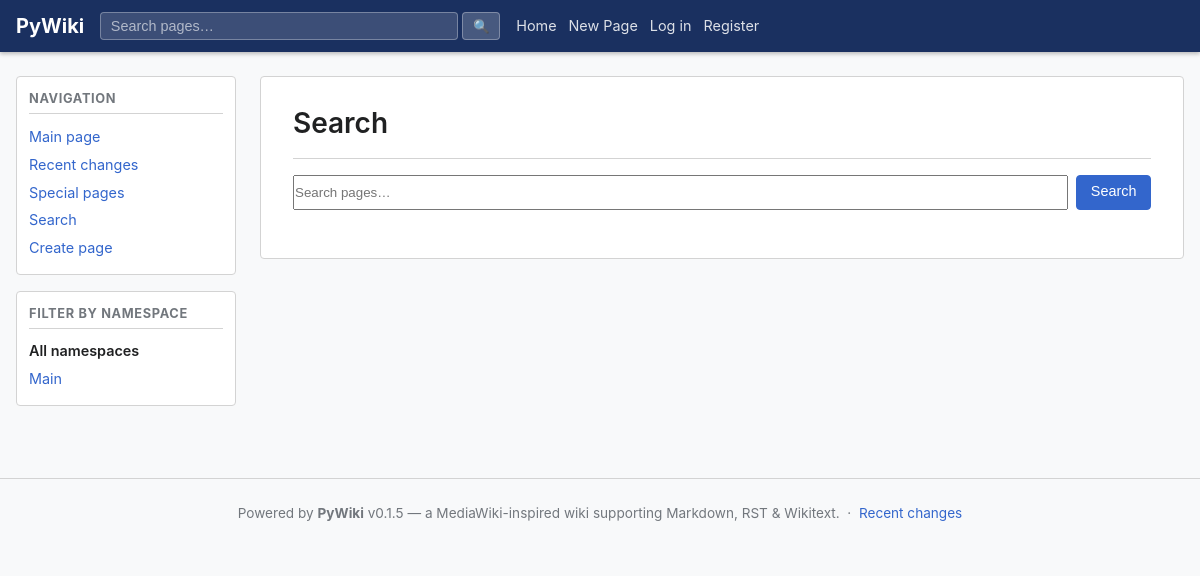
The page /search on the database as committed earlier.
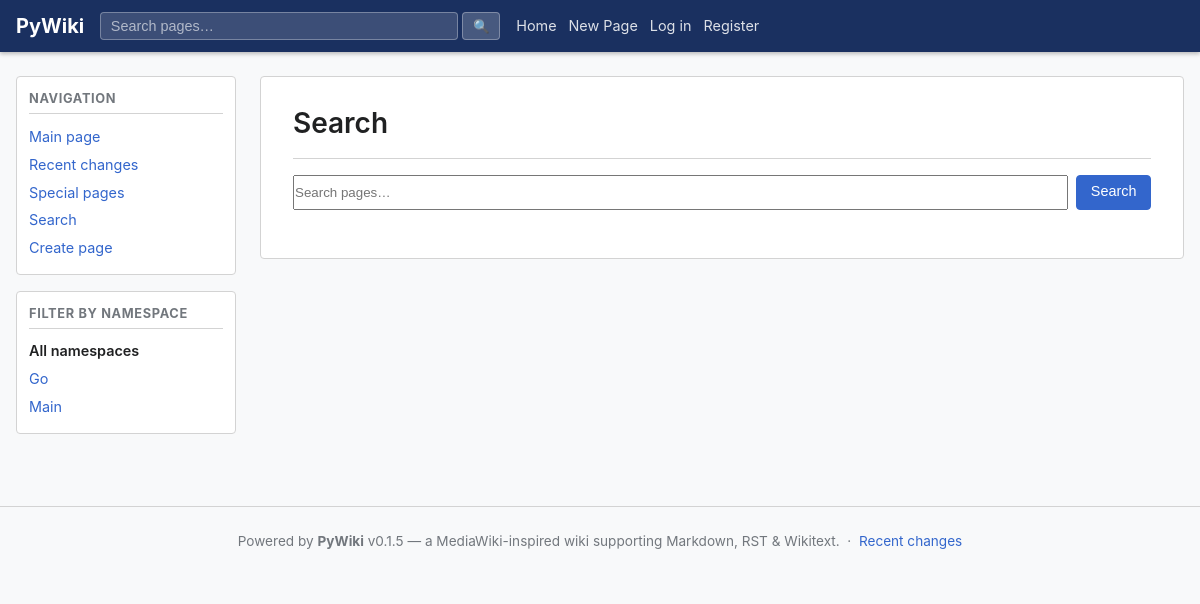
The same page on the database as committed later.
### app/models/models.py (models this page shows)
class Namespace(Base):
    __tablename__ = "namespaces"
    id:             Mapped[str]        = _uuid_col(primary_key=True)
    name:           Mapped[str]        = mapped_column(String(128), unique=True, nullable=False, index=True)
    description:    Mapped[str]        = mapped_column(Text, default="", nullable=False)
    default_format: Mapped[str]        = mapped_column(String(16), default="markdown", nullable=False)
    created_at:     Mapped[datetime]   = mapped_column(DateTime(timezone=True), default=_utcnow)
    pages: Mapped[list["Page"]] = relationship(back_populates="namespace", cascade="all, delete-orphan")

### app/ui/views.py (the view)
@router.get("/search", response_class=HTMLResponse)
async def search_view(
    request: Request,
    q: Optional[str] = None,
    namespace: Optional[str] = None,
    db: AsyncSession = Depends(get_db),
):
    user, new_token = await _current_user(request, db)
    results = []
    if q:
        results = await page_svc.search_pages(db, q, namespace_name=namespace, limit=50)
    namespaces = await ns_svc.list_namespaces(db)
    resp = templates.TemplateResponse(
        request,
        "search.html",
        _ctx(user,
             q=q or "",
             results=results,
             namespaces=namespaces,
             selected_namespace=namespace),
    )
    _apply_new_token(resp, new_token, get_settings().access_token_expire_minutes)
    return resp

### app/templates/search.html (shortened to what this page needs)
{% extends "base.html" %}
{% block sidebar_extra %}
<div class="sidebar-section">
  <h3>Filter by namespace</h3>
  <ul>
    <li>
      <a href="/search{% if q %}?q={{ q }}{% endif %}"
         class="{% if not selected_namespace %}active-filter{% endif %}">All namespaces</a>
    </li>
    {% for ns in namespaces %}
    <li>
      <a href="/search?q={{ q }}&namespace={{ ns.name }}"
         class="{% if selected_namespace == ns.name %}active-filter{% endif %}">
        {{ ns.name }}
      </a>
    </li>
    {% endfor %}
  </ul>
</div>
{% endblock %}
{% block content %}
<div class="page-header">
  <h1>Search</h1>
</div>
<form action="/search" method="get" class="search-form-full">
  <div class="search-input-row">
    <input type="search" name="q" value="{{ q }}" placeholder="Search pages…"
           autofocus autocomplete="off" style="flex:1;" />
    <button class="btn btn-primary" type="submit">Search</button>
  </div>
</form>
{% endblock %}

Rows that differ between the two databases and show on the page:
added Namespace: name "Go"
